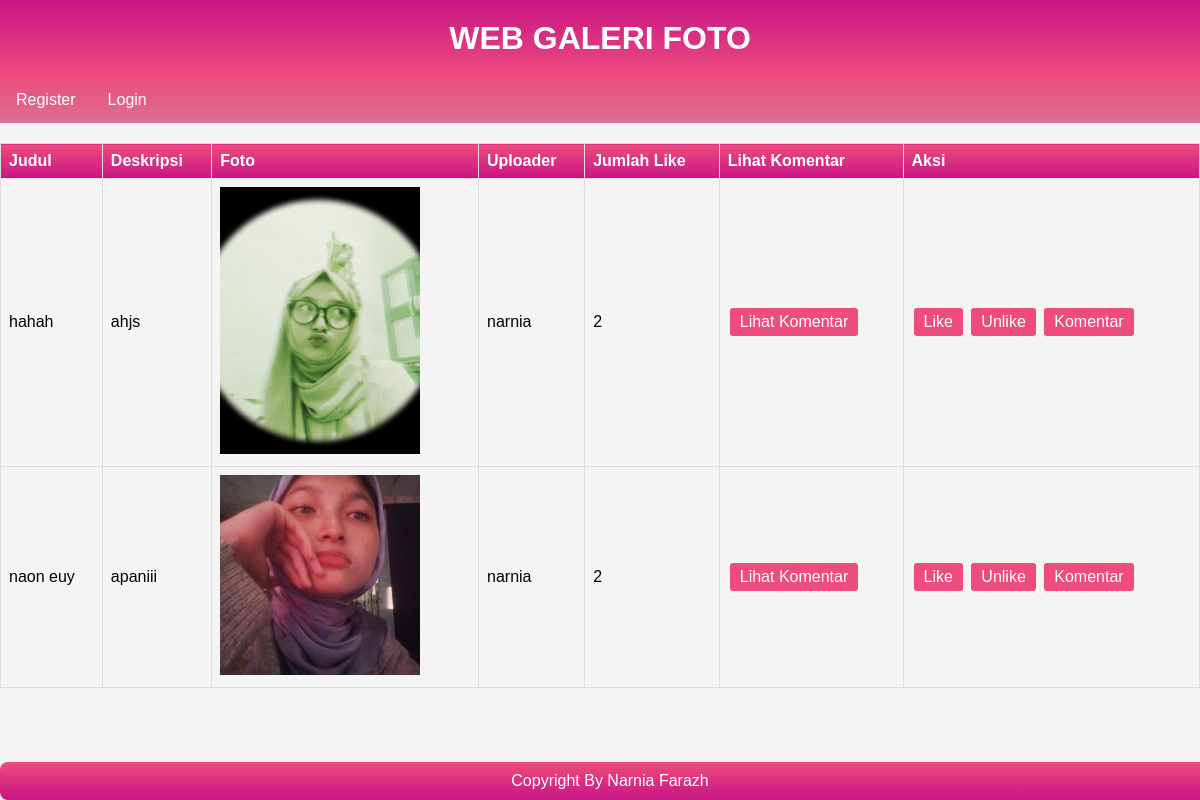
The page / on the database its author committed.
### tables this page shows
CREATE TABLE `foto` (
  `fotoid` int(11) NOT NULL,
  `judulfoto` varchar(255) NOT NULL,
  `deskripsifoto` text NOT NULL,
  `tanggaldiunggah` date NOT NULL,
  `lokasifile` varchar(255) NOT NULL,
  `albumid` int(11) NOT NULL,
  `userid` int(11) NOT NULL
);

CREATE TABLE `user` (
  `userid` int(11) NOT NULL,
  `username` varchar(255) NOT NULL,
  `password` varchar(255) NOT NULL,
  `email` varchar(255) NOT NULL,
  `namalengkap` varchar(255) NOT NULL,
  `alamat` text NOT NULL
);

### index.php (the view, shortened to what this page needs)
<!DOCTYPE html>
<html lang="en">
<head>
</head>
<body>
    <h1>WEB GALERI FOTO</h1>
    <?php
        if(!isset($_SESSION['userid'])){
    ?>
            <ul>
                <li><a href="register.php">Register</a></li>
                <li><a href="login.php">Login</a></li>
            </ul>
    <?php
        }
    ?>
    <table width="100%" border="1" cellpadding="5" cellspacing="0">
        <tr>
            <th>Judul</th>
            <th>Deskripsi</th>
            <th>Foto</th>
            <th>Uploader</th>
            <th>Jumlah Like</th>
            <th>Lihat Komentar</th>
            <th>Aksi</th>
        </tr>
        <?php
            include "koneksi.php";
            $sql = mysqli_query($conn, "SELECT * FROM foto,user WHERE foto.userid=user.userid ORDER BY foto.fotoid DESC");
            while($data=mysqli_fetch_array($sql)){
        ?>
            <tr>
                <td><?=$data['judulfoto']?></td>
                <td><?=$data['deskripsifoto']?></td>
                <td>
                    <img src="gambar/<?=$data['lokasifile']?>" width="200px">
                </td>
                <td><?=$data['namalengkap']?></td>
                <td>
                    <?php
                        $fotoid=$data['fotoid'];
                        $sql2=mysqli_query($conn,"select * from likefoto where fotoid='$fotoid'");
                        echo mysqli_num_rows($sql2);
                    ?>
                </td>
                <td>
                <a href="lihatkomentar.php?fotoid=<?=$data['fotoid']?>">Lihat Komentar</a>
                </td>
                <td>
                    <a href="like.php?fotoid=<?=$data['fotoid']?>">Like</a>
                    <a href="like.php?fotoid=<?=$data['fotoid']?>">Unlike</a>
                    <a href="komentar.php?fotoid=<?=$data['fotoid']?>">Komentar</a>
                </td>
            </tr>
        <?php
            }
        ?>
    </table>
    <footer>Copyright By Narnia Farazh</footer>
</body>
</html>

### index.php (style rules this page uses)
body { font-family: Arial, sans-serif; margin: 0; padding: 0; background-color: #f4f4f4; color: 333; }
h1 { list-style-type: none; margin: 0; padding: 20px; overflow: hidden; text-align: center; color: white; background-image: linear-gradient(#C71585 , #EE4C7C); }
ul { list-style-type: none; margin: 0; padding: 0; overflow: hidden; background-image: linear-gradient( #EE4C7C, #DB7093); }
li { float: left; }
li a { display: block; color: white; text-align: center; padding: 14px 16px; text-decoration: none; }
table { width: 100%; border-collapse: collapse; margin-top: 20px; }
th, td { border: 1px solid #ddd; padding: 8px; text-align: left; }
th { background-image: linear-gradient( #EE4C7C, #C71585); color: white; }
img { max-width: 100%; height: auto; }
td a { text-decoration: none; padding: 5px 10px; margin: 2px; display: inline-block; background-color: #EE4C7C; color: white; border-radius: 3px; }
footer { background-image: linear-gradient( #EE4C7C, #C71585); color: white; padding: 10px; text-align: center; border-radius: 8px; position: fixed; bottom: 0; width: 100%; }

### rows shown on the page
foto: judulfoto "hahah", deskripsifoto "ahjs", lokasifile (picture), userid.namalengkap "narnia", mysqli_num_rows($sql2) "2"
foto: judulfoto "naon euy", deskripsifoto "apaniii", lokasifile (picture), userid.namalengkap "narnia", mysqli_num_rows($sql2) "2"
